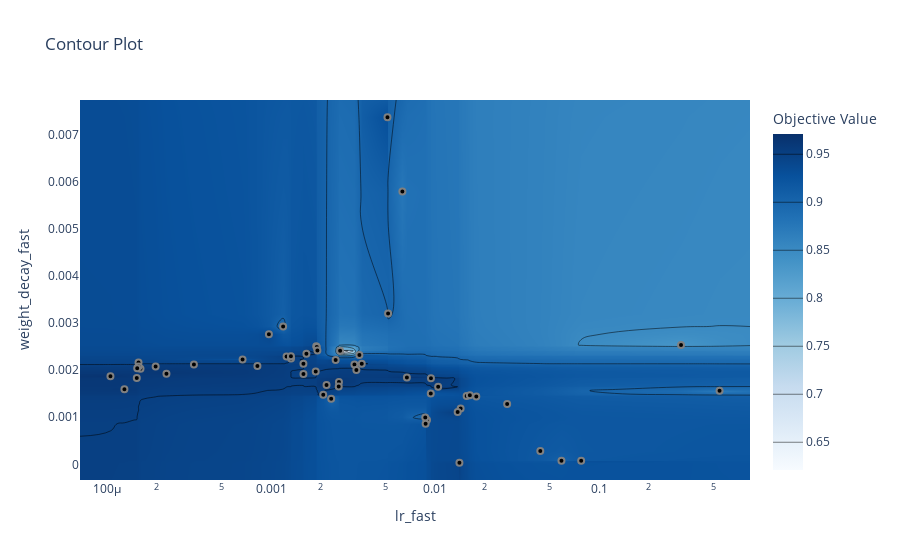

The cell this chart's notebook holds for it:
### Code cell
optuna.visualization.plot_contour(study, params=["lr_fast", "weight_decay_fast"])
